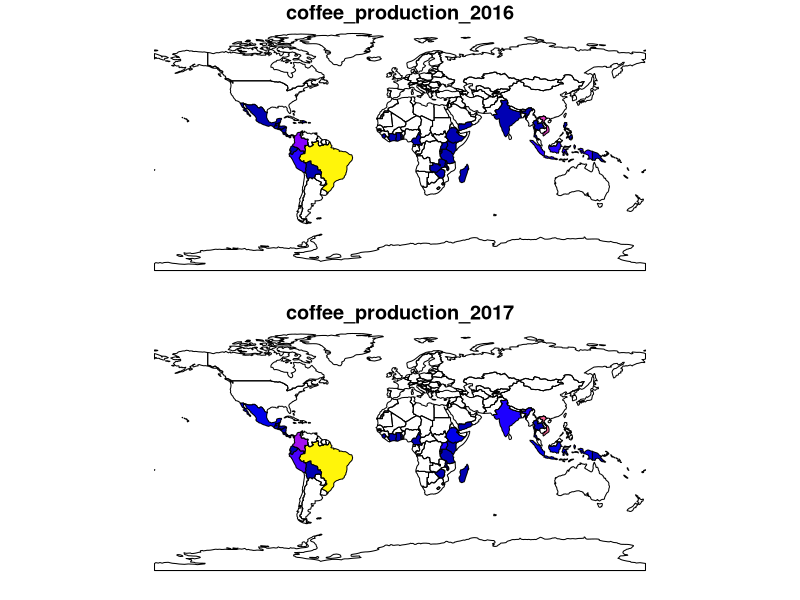

This chart was generated by the following R code:
## ---- chunk 1
library(sf)      # vector data package introduced in Chapter 2
library(terra)   # raster data package introduced in Chapter 2
library(tidyverse)   # tidyverse package for data frame manipulation
library(spData)  # spatial data package introduced in Chapter 2
## ---- chunk 2
class(world)
dim(world)

## ---- chunk 3
world_df = st_drop_geometry(world)
class(world_df)
dim(world_df)
## ---- chunk 4

world_agg4  = world |> 
  group_by(continent) |> 
  summarize(Pop = sum(pop, na.rm = TRUE), Area = sum(area_km2), N = n())

class(world_agg4)
world_agg4
## ---- chunk 5
world_agg5 = world |> 
  st_drop_geometry() |>                      # drop the geometry for speed
  select(pop, continent, area_km2) |> # subset the columns of interest  
  group_by(continent) |>                     # group by continent and summarize:
  summarize(Pop = sum(pop, na.rm = TRUE), Area = sum(area_km2), N = n()) |>
  mutate(Density = round(Pop / Area)) |>     # calculate population density
  slice_max(Pop, n = 3) |>                   # keep only the top 3
  arrange(desc(N))                           # arrange in order of n. countries

world_agg5
## ---- chunk 6
world_coffee = left_join(world, coffee_data)
#> Joining with `by = join_by(name_long)`
class(world_coffee)
#> [1] "sf"         "tbl_df"     "tbl"        "data.frame"
## ---- chunk 7
plot(world_coffee[,c("coffee_production_2016","coffee_production_2017")])
## ---- chunk 8
coffee_world = left_join(coffee_data, world)
#> Joining with `by = join_by(name_long)`
class(coffee_world)
#> [1] "tbl_df"     "tbl"        "data.frame"
